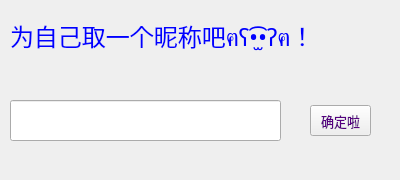
<?xml version="1.0" encoding="UTF-8"?>
<ui version="4.0">
 <class>NameWidget</class>
 <widget class="QWidget" name="NameWidget">
  <property name="geometry">
   <rect>
    <x>0</x>
    <y>0</y>
    <width>400</width>
    <height>180</height>
   </rect>
  </property>
  <property name="windowTitle">
   <string>Form</string>
  </property>
  <widget class="QLabel" name="label">
   <property name="geometry">
    <rect>
     <x>10</x>
     <y>10</y>
     <width>381</width>
     <height>51</height>
    </rect>
   </property>
   <property name="font">
    <font>
     <family>方正舒体</family>
     <pointsize>18</pointsize>
    </font>
   </property>
   <property name="styleSheet">
    <string notr="true">color: rgb(0, 0, 255);</string>
   </property>
   <property name="text">
    <string>为自己取一个昵称吧ฅʕ•̫͡•ʔฅ！</string>
   </property>
  </widget>
  <widget class="QLabel" name="label0">
   <property name="geometry">
    <rect>
     <x>0</x>
     <y>0</y>
     <width>400</width>
     <height>180</height>
    </rect>
   </property>
   <property name="text">
    <string/>
   </property>
  </widget>
  <widget class="QLineEdit" name="lineEdit">
   <property name="geometry">
    <rect>
     <x>10</x>
     <y>100</y>
     <width>271</width>
     <height>41</height>
    </rect>
   </property>
   <property name="font">
    <font>
     <family>Arial</family>
     <pointsize>12</pointsize>
     <weight>75</weight>
     <bold>true</bold>
    </font>
   </property>
   <property name="text">
    <string/>
   </property>
  </widget>
  <widget class="QPushButton" name="pushButton">
   <property name="geometry">
    <rect>
     <x>310</x>
     <y>105</y>
     <width>61</width>
     <height>31</height>
    </rect>
   </property>
   <property name="font">
    <font>
     <family>华文琥珀</family>
     <pointsize>10</pointsize>
    </font>
   </property>
   <property name="styleSheet">
    <string notr="true">color: rgb(85, 0, 127);
</string>
   </property>
   <property name="text">
    <string>确定啦</string>
   </property>
  </widget>
  <zorder>label0</zorder>
  <zorder>label</zorder>
  <zorder>lineEdit</zorder>
  <zorder>pushButton</zorder>
 </widget>
 <resources/>
 <connections/>
</ui>
